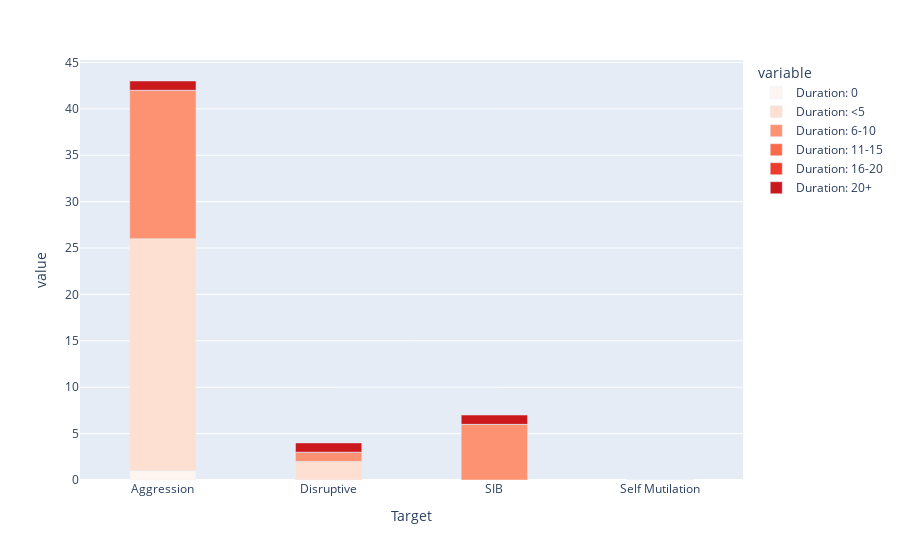

This figure's notebook cell:
### Code cell
fig = px.bar(durin_m[~durin_m['variable'].str.contains('Interval')],x = 'Target', y='value', color = 'variable',
             color_discrete_sequence= px.colors.sequential.Reds, category_orders={"variable": ["Duration: 0", "Duration: <5", "Sat", "Duration: 6-10",
                                                                                               "Duration: 11-15","Duration: 16-20", "Duration: 20+"]})
fig.update_traces(width=0.4)

fig

### Figure 1 — Plotly figure (JSON) as saved in the notebook; plotly's stock layout.template omitted (floating-point values rounded to 4 significant figures)
{"data": [{"alignmentgroup": "True", "hovertemplate": "variable=Duration: 0<br>Target=%{x}<br>value=%{y}<extra></extra>", "legendgroup": "Duration: 0", "marker": {"color": "rgb(255,245,240)", "pattern": {"shape": ""}}, "name": "Duration: 0", "offsetgroup": "Duration: 0", "orientation": "v", "showlegend": true, "textposition": "auto", "type": "bar", "width": 0.4, "x": ["Aggression", "Disruptive", "SIB", "Self Mutilation"], "xaxis": "x", "y": [1, 0, 0, 0], "yaxis": "y"}, {"alignmentgroup": "True", "hovertemplate": "variable=Duration: <5<br>Target=%{x}<br>value=%{y}<extra></extra>", "legendgroup": "Duration: <5", "marker": {"color": "rgb(254,224,210)", "pattern": {"shape": ""}}, "name": "Duration: <5", "offsetgroup": "Duration: <5", "orientation": "v", "showlegend": true, "textposition": "auto", "type": "bar", "width": 0.4, "x": ["Aggression", "Disruptive", "SIB", "Self Mutilation"], "xaxis": "x", "y": [25, 2, 0, 0], "yaxis": "y"}, {"alignmentgroup": "True", "hovertemplate": "variable=Duration: 6-10<br>Target=%{x}<br>value=%{y}<extra></extra>", "legendgroup": "Duration: 6-10", "marker": {"color": "rgb(252,146,114)", "pattern": {"shape": ""}}, "name": "Duration: 6-10", "offsetgroup": "Duration: 6-10", "orientation": "v", "showlegend": true, "textposition": "auto", "type": "bar", "width": 0.4, "x": ["Aggression", "Disruptive", "SIB", "Self Mutilation"], "xaxis": "x", "y": [16, 1, 6, 0], "yaxis": "y"}, {"alignmentgroup": "True", "hovertemplate": "variable=Duration: 11-15<br>Target=%{x}<br>value=%{y}<extra></extra>", "legendgroup": "Duration: 11-15", "marker": {"color": "rgb(251,106,74)", "pattern": {"shape": ""}}, "name": "Duration: 11-15", "offsetgroup": "Duration: 11-15", "orientation": "v", "showlegend": true, "textposition": "auto", "type": "bar", "width": 0.4, "x": ["Aggression", "Disruptive", "SIB", "Self Mutilation"], "xaxis": "x", "y": [0, 0, 0, 0], "yaxis": "y"}, {"alignmentgroup": "True", "hovertemplate": "variable=Duration: 16-20<br>Target=%{x}<br>value=%{y}<extra></extra>", "legendgroup": "Duration: 16-20", "marker": {"color": "rgb(239,59,44)", "pattern": {"shape": ""}}, "name": "Duration: 16-20", "offsetgroup": "Duration: 16-20", "orientation": "v", "showlegend": true, "textposition": "auto", "type": "bar", "width": 0.4, "x": ["Aggression", "Disruptive", "SIB", "Self Mutilation"], "xaxis": "x", "y": [0, 0, 0, 0], "yaxis": "y"}, {"alignmentgroup": "True", "hovertemplate": "variable=Duration: 20+<br>Target=%{x}<br>value=%{y}<extra></extra>", "legendgroup": "Duration: 20+", "marker": {"color": "rgb(203,24,29)", "pattern": {"shape": ""}}, "name": "Duration: 20+", "offsetgroup": "Duration: 20+", "orientation": "v", "showlegend": true, "textposition": "auto", "type": "bar", "width": 0.4, "x": ["Aggression", "Disruptive", "SIB", "Self Mutilation"], "xaxis": "x", "y": [1, 1, 1, 0], "yaxis": "y"}], "layout": {"barmode": "relative", "legend": {"title": {"text": "variable"}, "tracegroupgap": 0}, "margin": {"t": 60}, "xaxis": {"anchor": "y", "domain": [0, 1], "title": {"text": "Target"}}, "yaxis": {"anchor": "x", "domain": [0, 1], "title": {"text": "value"}}}}
